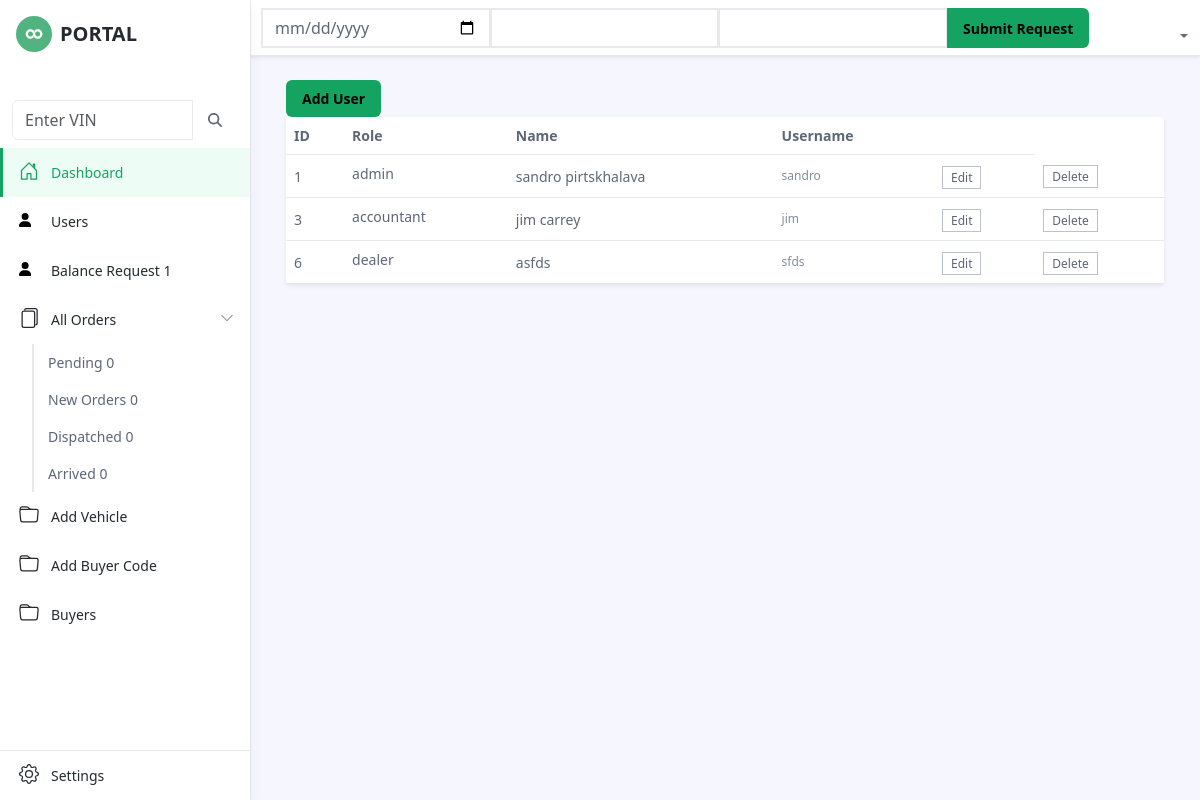
The page /pages/user.php (signed in) on the database its author committed.
### tables this page shows
CREATE TABLE `users` (
  `id` int(11) NOT NULL,
  `role` enum('dealer','admin','accountant') NOT NULL,
  `username` varchar(255) NOT NULL,
  `password` varchar(255) NOT NULL,
  `name` varchar(255) NOT NULL,
  `phone` varchar(50) DEFAULT NULL,
  `pbalance` decimal(10,0) DEFAULT NULL,
  `nbalance` double DEFAULT NULL
);

### pages/user.php (the view, shortened to what this page needs)
<?php
if (isset($_SESSION["username"]) && isset($_SESSION["id"])) { ?>
<!DOCTYPE html>
<html>
<head>
    <link id="theme-style" rel="stylesheet" href="assets/css/portal.css">
</head>
<body class="app">
    <header class="app-header fixed-top">
        <div class="app-header-inner">
	        <div class="container-fluid py-2">
		        <div class="app-header-content">
		            <div class="row justify-content-between align-items-center">
				    <div class="col-auto">
                        <?php include "../add_balance.php";?>
				    </div>
		            <div class="app-utilities col-auto">
                    <?php
                   include "../balance.php";
                   ?>
		            </div>
		        </div>
	            </div>
	        </div>
        </div>
        <div id="app-sidepanel" class="app-sidepanel">
	        <div class="sidepanel-inner d-flex flex-column">
		        <div class="app-branding">
		            <a class="app-logo" href="index.html"><img class="logo-icon me-2" src="assets/images/app-logo.svg" alt="logo"><span class="logo-text">PORTAL</span></a>
		        </div>
			    <?php include "../sidebar.php"; ?>
				<?php include "../footer.php"; ?>
	        </div>
	    </div>
    </header>
    <div class="app-wrapper">
	    <div class="app-content pt-3 p-md-3 p-lg-4">
		    <div class="container-xl">
			<button type="button" id="add_user_record" class="btn btn-primary">Add User</button>
			    <div class="row g-4 mb-4">
				<div class="tab-content" id="orders-table-tab-content">
			        <div class="tab-pane fade show active" id="orders-all" role="tabpanel" aria-labelledby="orders-all-tab">
					    <div class="app-card app-card-orders-table shadow-sm mb-5">
						    <div class="app-card-body">
							    <div class="table-responsive">
							        <table class="table app-table-hover mb-0 text-left">
										<thead>
											<tr>
												<th class="cell">ID</th>
												<th class="cell">Role</th>
												<th class="cell">Name</th>
												<th class="cell">Username</th>
												<th class="cell"></th>
											</tr>
										</thead>
										<tbody>
										<?php
                                 $sql = "SELECT * FROM users";
                                 $result = mysqli_query($conn, $sql);
                                 while ($row = mysqli_fetch_array($result)) { ?>
											<tr>
												<td class="cell"><?php echo $row["id"]; ?></td>
												<td class="cell"><span class="truncate"><?php echo $row["role"]; ?></span></td>
												<td class="cell"><?php echo $row["name"]; ?></td>
												<td class="cell"><span class="note"><?php echo $row["username"]; ?></span></td>
												<td class="cell"><a class="btn-sm app-btn-secondary edit" data-id="<?php echo $row["id"]; ?>" href="#">Edit</a></td>
												<td class="cell"><a class="btn-sm app-btn-secondary delete" data-id="<?php echo $row["id"]; ?>" href="#">Delete</a></td>
											</tr>
										<?php }
                                           ?>
										</tbody>
									</table>
						        </div>
						    </div>
						</div>
			        </div>
				</div>
		    </div>
	    </div>
    </div>
</body>
</html>
<?php } else {header("Location: ../index.php");} ?>

### rows shown on the page
users: id "1", role "admin", name "sandro pirtskhalava", username "sandro"
users: id "3", role "accountant", name "jim carrey", username "jim"
users: id "6", role "dealer", name "asfds", username "sfds"

### other values the page prints
$row[0] "1"
$row[0] "0 0 0 0"
